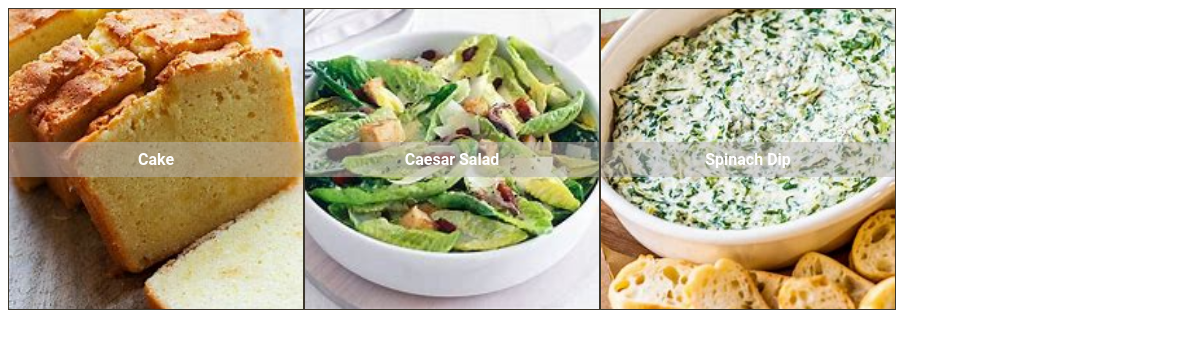
/home/, run on the app's committed database.
### recipe/models.py (models this page shows, shortened)
class Recipe(models.Model):
    CATEGORY_CHOICES = [
        ('dessert', 'Dessert'),
        ('salad', 'Salad'),
        ('appetizer', 'Appetizer'),
        ('main_course', 'Main Course'),
        ('side_dish', 'Side Dish'),
        ('beverage', 'Beverage')
    ]
    name = models.CharField(max_length=100)
    description = models.TextField()
    created_at = models.DateTimeField(auto_now_add=True)
    picture = models.ImageField(upload_to = "media/",null=True)
    category = models.CharField(max_length=50,choices = CATEGORY_CHOICES)
    time_cooked = models.IntegerField()

### recipe/views.py (the view)
# urls.py: path('', views.home, name = 'home'),
def home(request):
    recipes = Recipe.objects.all()
    return render(request=request,template_name='recipes.html',context={'recipes' : recipes})

### recipe/templates/recipes.html (shortened to what this page needs)
{% load static %}
<!DOCTYPE html>
<html lang="en">
<head>
    <link rel="stylesheet" href="{% static 'recipe_style.css' %}">
</head>
<body>
    <div class="recipe-grid">
        {% for recipe in recipes %}
            <div class="recipe-card" style="background-image: url('{{ recipe.picture.url }}');">
                <a href= "{% url 'recipe_detail' recipe.id %}">{{ recipe.name }}</a>
            </div>
        {% endfor %}
    </div>
</body>
</html>

### static/recipe_style.css (style rules this page uses)
.recipe-grid { display: grid; grid-template-columns: repeat(4, 1fr); gap: 0px; width: 100%; margin: 0 auto; }
.recipe-card { height: 300px; background-size: cover; background-position: center; border: 1px solid rgb(60, 55, 44); display: flex; justify-content: center; align-items: center; }
.recipe-card a { width: 100%; text-align: center; padding: 8px; color: #fefefe; text-decoration: none; font-weight: bold; font-family: 'Roboto', sans-serif; background-color: rgba(183, 179, 179, 0.5); }

### data on the page
Recipe: picture (picture), name "Cake"
Recipe: picture (picture), name "Caesar Salad"
Recipe: picture (picture), name "Spinach Dip"
